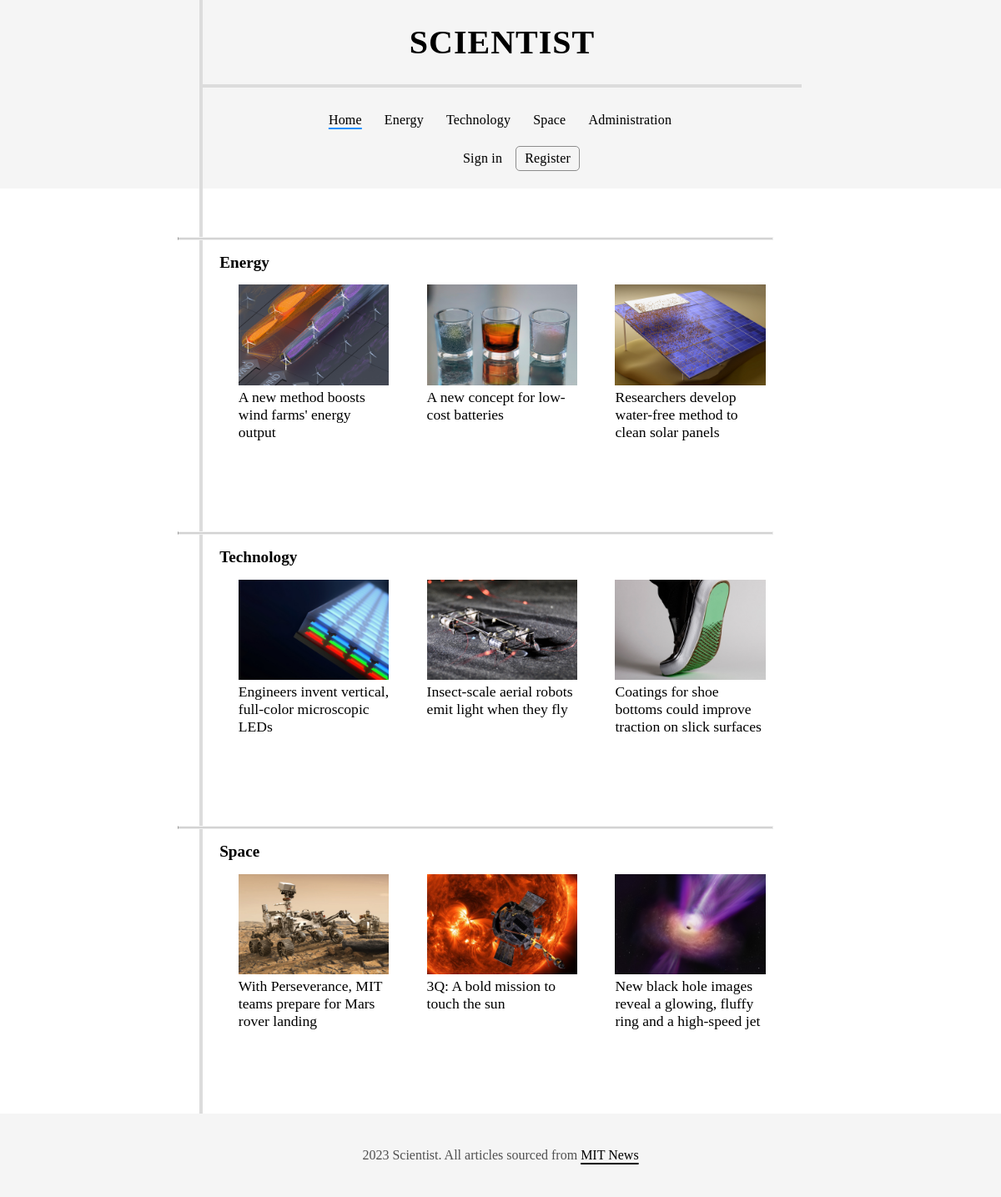
The page / on the database its author committed.
### tables this page shows
CREATE TABLE `news` (
  `id` int(11) NOT NULL,
  `title` varchar(128) NOT NULL,
  `summary` text NOT NULL,
  `contents` text NOT NULL,
  `image` varchar(128) NOT NULL,
  `category` varchar(64) NOT NULL,
  `archived` tinyint(1) NOT NULL,
  `article_date` datetime NOT NULL DEFAULT current_timestamp()
);

### www/includes/db_utils.php (the view, shortened to what this page needs)
<?php
    function db_connect() {
        $server = "localhost";
        $username = "root";
        $password = "";
        $dbname = "pwa_projekt";
        $dbc = mysqli_connect($server, $username, $password, $dbname)
            or die("Error connecting to MySQL server." . mysqli_connect_error());
        mysqli_set_charset($dbc, "utf8");
        return $dbc;
    }
    function get_articles($category) {
        $dbc = db_connect();
        $stmt = mysqli_stmt_init($dbc);
        $query = "SELECT * FROM news WHERE category = ? and archived = 0 LIMIT 3";
        if (mysqli_stmt_prepare($stmt, $query)) {
            mysqli_stmt_bind_param($stmt, 's', $category);
            mysqli_stmt_execute($stmt);
            $result = mysqli_stmt_get_result($stmt);
            while ($row = mysqli_fetch_assoc($result))
            {
                $id = $row["id"];
                $title = $row["title"];
                $image = $row["image"];
                $alt_text = ucfirst(str_replace("-"," ", pathinfo($image, PATHINFO_FILENAME)));
                echo "<article class=\"$category-article\">";
                echo "<figure>";
                echo "<img class=\"small-img\" src=\"images/$image\" alt=\"$alt_text\">";
                echo "<figcaption><a href=\"article.php?id=$id\">$title</a></figcaption>";
                echo "</figure>";
                echo '</article>';
            }
        }
        return $result;
    }
?>

### www/index.php (shortened to what this page needs)
<!DOCTYPE html>
<html lang="en">
    <head>
    <?php
        include('includes/head.php');
    ?>
    </head>
    <body>
        <?php
            $selected = "index";
            include('includes/header.php');
        ?>
        <main class="container-outside">
            <div class="sidebar"></div>
            <div class="central">
                <section id="energy">
                    <hr>
                    <h1>Energy</h1>
                    <div class="container">
                    <?php
                        include('includes/db_utils.php');
                        $result = get_articles("energy");
                    ?>
                    </div>
                </section>
                <section id="technology">
                    <hr>
                    <h1>Technology</h1>
                    <div class="container">
                    <?php
                        $result = get_articles("technology");
                    ?>
                    </div>
                </section>
                <section id="space">
                    <hr>
                    <h1>Space</h1>
                    <div class="container">
                    <?php
                        $result = get_articles("space");
                    ?>
                    </div>
                </section>
            </div>
            <div class="sidebar"></div>
        </main>
        <?php
            include('includes/footer.php');
        ?>
    </body>
</html>

### www/includes/head.php
<?php
    echo    "<meta charset=\"utf-8\">
            <meta name=\"author\" content=\"Prosper Matković\">
            <meta name=\"description\" content=\"Scientist is an essential news source for everything related to science.\">
            <meta name=\"viewport\" content=\"width=device-width, initial-scale=1.0\">
            <link rel=\"stylesheet\" type=\"text/css\" href=\"style.css\">
            <link rel=\"icon\" type=\"image/x-icon\" href=\"images/favicon/favicon.ico\">
            <title>" . $ptitle . "</title>";
?>

### www/includes/header.php (shortened to what this page needs)
<?php
    $username = "";
    $logingrp = "flex";
    $logoutgrp = "none";
    echo    "<header class=\"container-outside\">
                <div class=\"sidebar\"></div>
                <div class=\"central\">
                    <h1>SCIENTIST</h1>
                    <hr>
                    <nav class=\"container-outside-nav\">
                        <ul class=\"container-inside-nav\">
                            <li><a " . (($selected === 'index') ? "id=\"selected\"" : "") .
                            " href=\"" . (($selected === 'index') ? "#" : "index.php") . "\">Home</a></li>" .
                            "<li><a " . (($selected === 'energy') ? "id=\"selected\"" : "") .
                            " href=\"" . (($selected === 'energy' && !isset($_GET['id'])) ? "#" : "category.php?id=energy") . "\">Energy</a></li>" .
                            "<li><a " . (($selected === 'technology') ? "id=\"selected\"" : "") .
                            " href=\"" . (($selected === 'technology' && !isset($_GET['id'])) ? "#" : "category.php?id=technology") . "\">Technology</a></li>" .
                            "<li><a " . (($selected === 'space') ? "id=\"selected\"" : "") .
                            " href=\"" . (($selected === 'space' && !isset($_GET['id'])) ? "#" : "category.php?id=space") . "\">Space</a></li>" .
                            "<li><a " . (($selected === 'administration') ? "id=\"selected\"" : "") .
                            " href=\"" . (($selected === 'administration' && $_SERVER['PHP_SELF'] === "administration.php") ? "#" : "administration.php") . "\">Administration</a></li>
                        </ul>
                        <ul id=\"logingrp\" class=\"container-inside-nav container-login\" style=\"display: $logingrp\">
                            <li><a " . (($selected === 'login') ? "id=\"selected-login\"" : "") . " class=\"login\"" .
                            " href=\"" . (($selected === 'login' && isset($_SESSION['user'])) ? "#" : "login.php") . "\">Sign in</a></li>" .
                            "<li><a " . (($selected === 'registration') ? "id=\"selected-register\"" : "") . " class=\"register\"" .
                            " href=\"" . (($selected === 'registration') ? "#" : "registration.php") . "\">Register</a></li>
                        </ul>
                        <ul id=\"logoutgrp\" class=\"container-inside-nav container-login\" style=\"display: $logoutgrp\">
                            <li id=\"loggedin\"><span id=\"username\">[$username]</span></li>
                            <li><button class=\"logout\" onclick=\"logout('" . $_SERVER['REQUEST_URI'] . "')\">Sign out</button></li>
                        </ul>
                    </nav>
                </div>
                <div class=\"sidebar\"></div>
            </header>";
?>

### www/includes/footer.php
<?php
    echo    "<footer>
            <p class=\"link\">2023 Scientist. All articles sourced from <a href=\"https://news.mit.edu\">MIT News</a></p>
            </footer>";
?>

### www/style.css (style rules this page uses)
body { margin: 0; padding: 0; font-family: 'Times New Roman', Times, serif; overflow-y: scroll; }
header, footer { background-color:whitesmoke; }
header { padding: 0; }
header h1 { font-family: Garamond, Georgia, serif; font-size: 2.5em; letter-spacing: 1px; text-align: center; }
header hr { border: none; background-color: gainsboro; height: 4px; }
footer { padding: 25px 0; }
footer p { text-align: center; }
.container-outside { display: flex; }
.central { width: 52%; border-left: 4px solid gainsboro; }
header .central { padding-bottom: 5px; }
.sidebar { width: 24%; }
.container { display: flex; flex-direction: row; justify-content: flex-start; align-items: start; }
main .central { padding-bottom: 50px; }
article { width: 33.33%; background-color: white; }
section { padding: 50px 20px; }
section hr { width: 105%; height: 2px; background-color: lightgray; border-top: 1px solid whitesmoke; position: relative; left: -50px; }
section h1 { font-size: 1.2em; }
p { color:rgb(80, 80, 80); font-size: 1.2em; }
p.link { font-size: 1em; }
p.link a { color: black; text-decoration: 2px underline black; text-underline-position: under; }
.container-outside-nav, .container-inside-nav { display: flex; flex-direction: row; justify-content: space-around; align-items: center; }
.container-login { margin-left: 40px; }
nav { max-width: 70%; margin: 0 auto; font-family: Georgia, Garamond, serif; white-space: nowrap; }
nav ul { list-style-type: none; padding: 0; }
nav li { margin-right: 5px; }
nav a:link, nav a:visited, #loggedin { padding: 5px 10px; letter-spacing: 0.2px; text-align: center; text-shadow: 0 0 1px gainsboro; text-decoration: none; color: black; border: 1px solid transparent; display: block; }
nav a:hover, #selected { text-decoration: 2px underline dodgerblue; text-underline-position: under; }
a.register:link, a.register:visited, button.logout { border: 1px solid rgb(140, 140, 140); border-radius: 5px; }
figure { width: 80%; margin: 0 auto; }
figure img { width: 100%; height: auto; }
figcaption a { font-size: 1.1em; color: black; text-decoration: none; }
@media (max-width: 1650px) { .central { width: 60%; } }
@media (max-width: 1650px) { .sidebar { width: 20%; } }
@media (max-width: 1430px) { .container-outside-nav { flex-direction: column; align-items: center; } }
@media (max-width: 1430px) { .container-login { margin-top: 0; } }

### rows shown on the page
news: image (picture), title "A new method boosts wind farms' energy output"
news: image (picture), title "A new concept for low-cost batteries"
news: image (picture), title "Researchers develop water-free method to clean solar panels"
news: image (picture), title "Engineers invent vertical, full-color microscopic LEDs"
news: image (picture), title "Insect-scale aerial robots emit light when they fly"
news: image (picture), title "Coatings for shoe bottoms could improve traction on slick surfaces"
news: image (picture), title "With Perseverance, MIT teams prepare for Mars rover landing"
news: image (picture), title "3Q: A bold mission to touch the sun"
news: image (picture), title "New black hole images reveal a glowing, fluffy ring and a high-speed jet"
